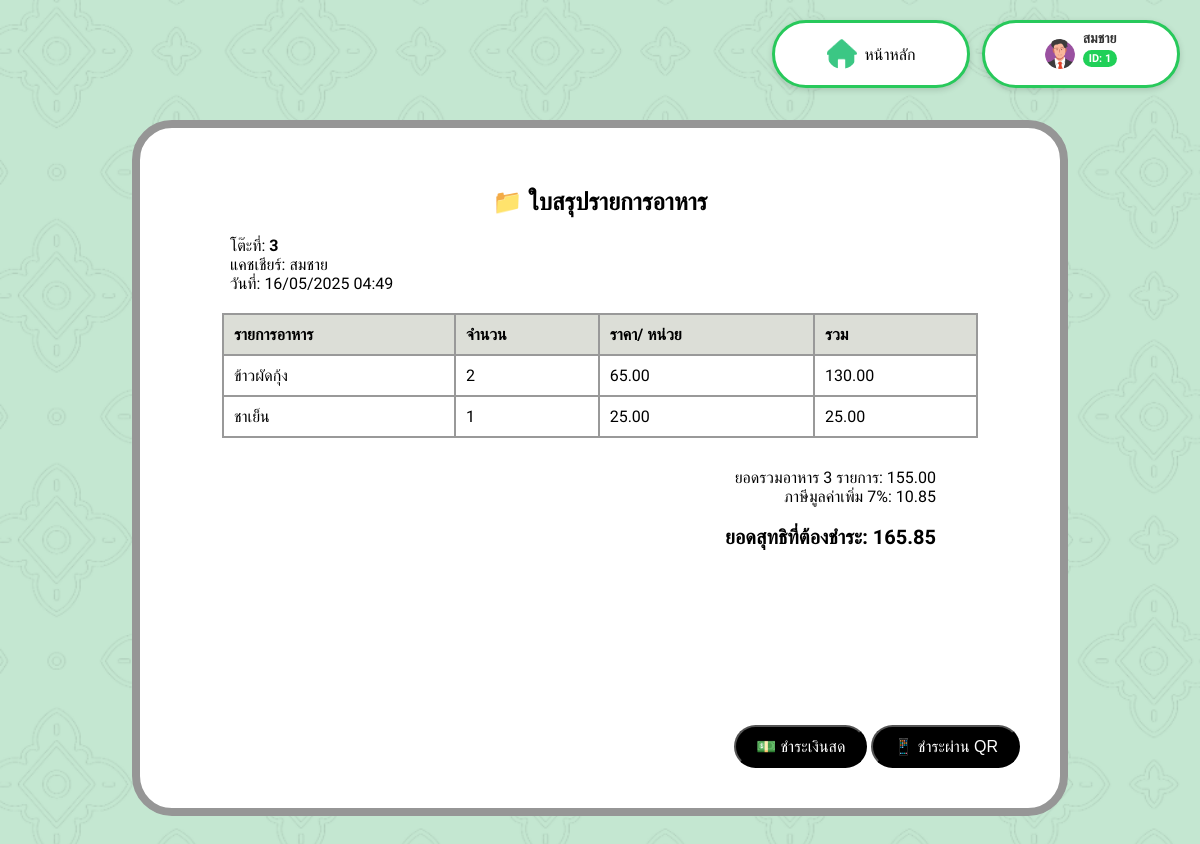
The page /payment.php?table=3 (signed in) on the database its author committed.
### tables this page shows
CREATE TABLE Employee (
    EmployeeID INT(6) AUTO_INCREMENT PRIMARY KEY,
    FName VARCHAR(50),
    LName VARCHAR(50),
    Password VARCHAR(12),
    Role VARCHAR(50),
    StartDate DATE,
    Phone CHAR(10),
    Email VARCHAR(50)
);

CREATE TABLE OrderDetail (
    OrderID INT(6),
    MenuID INT(3),
    MenuQuantity INT(2),
    UnitPrice DECIMAL(6,2),
    ItemNo INT(3),
    TotalPrice DECIMAL(6,2),
    Description VARCHAR(100),
    PRIMARY KEY (OrderID, ItemNo),
    FOREIGN KEY (OrderID) REFERENCES Orders(OrderID),
    FOREIGN KEY (MenuID) REFERENCES Menu(MenuID)
);

CREATE TABLE Menu (
    MenuID INT(3) AUTO_INCREMENT PRIMARY KEY,
    CategoryID INT(2),
    Name VARCHAR(50),
    Price DECIMAL(6,2),
    Status BOOLEAN,
    MenuDes VARCHAR(100),
    Picture VARCHAR(100),
    FOREIGN KEY (CategoryID) REFERENCES Category(CategoryID)
);

### payment.php (the view, shortened to what this page needs)
<?php
include 'backend/db_connect.php';
$employeeID = $_SESSION['EmployeeID'];
$stmt = $conn->prepare("SELECT FName, EmployeeID FROM Employee WHERE EmployeeID = ?");
$stmt->bind_param("i", $employeeID);
$stmt->execute();
$result = $stmt->get_result();
$profile = $result->fetch_assoc();
$tableNo = $_GET['table'] ?? null;
$sql = "
SELECT m.Name AS MenuName, od.MenuQuantity AS Quantity, od.UnitPrice, od.TotalPrice, o.OrderID
FROM Orders o
JOIN OrderDetail od ON o.OrderID = od.OrderID
JOIN Menu m ON od.MenuID = m.MenuID
WHERE o.TableNo = ? AND o.Status != 6
";
$stmt = $conn->prepare($sql);
$stmt->bind_param("i", $tableNo);
$stmt->execute();
$result = $stmt->get_result();
$items = [];
$totalQty = 0;
$totalPrice = 0;
while ($row = $result->fetch_assoc()) {
    $name = $row['MenuName'];
    $qty = (int)$row['Quantity'];
    $price = (float)$row['UnitPrice'];
    $discount = 0;
    $subtotal = $qty * $price;
    $items[] = [
        'name' => $name,
        'qty' => $qty,
        'price' => $price,
        'discount' => $discount,
        'total' => round($subtotal, 2)
    ];
    $totalQty += $qty;
    $totalPrice += $subtotal;
}
$vat = round($totalPrice * 0.07, 2);
$grandTotal = round($totalPrice + $vat, 2);
?>
<!DOCTYPE html>
<html lang="th">
<head>
  <link rel="stylesheet" href="css/payment.css">
</head>
<body>
<div class="top-bar">
  <div class="home-button" onclick="location.href='staff_dashboard.php'">
    <img src="pics/Home_icon.png">
    <p>หน้าหลัก</p>
  </div>
  <div class="profile-box">
    <img src="img/picture/Profile_guy.png" alt="Profile Picture">
    <div class="profile-label">
      <p class="profile-name"><?php echo htmlspecialchars($profile['FName']); ?></p>
      <p class="profile-id">ID: <?php echo htmlspecialchars($profile['EmployeeID']); ?></p>
    </div>
  </div>
</div>
<div class="container">
  <h2>📁 ใบสรุปรายการอาหาร</h2>
  <div class="info">
    โต๊ะที่: <b><?= htmlspecialchars($tableNo) ?></b><br>
    แคชเชียร์: <?= htmlspecialchars($profile['FName']) ?><br>
    วันที่: <?= date("d/m/Y H:i") ?>
  </div>
  <table>
    <tr>
      <th>รายการอาหาร</th>
      <th>จำนวน</th>
      <th>ราคา/ หน่วย</th>
      <th>รวม</th>
    </tr>
    <?php foreach ($items as $item): ?>
    <tr>
      <td><?= htmlspecialchars($item['name']) ?></td>
      <td><?= $item['qty'] ?></td>
      <td><?= number_format($item['price'], 2) ?></td>
      <td><?= number_format($item['total'], 2) ?></td>
    </tr>
    <?php endforeach; ?>
  </table>
  <div class="summary">
    ยอดรวมอาหาร <?= $totalQty ?> รายการ: <?= number_format($totalPrice, 2) ?><br>
    ภาษีมูลค่าเพิ่ม 7%: <?= number_format($vat, 2) ?><br>
    <br>
    <span class="total">ยอดสุทธิที่ต้องชำระ: <?= number_format($grandTotal, 2) ?></span>
  </div>
  <div class="button-row">
    <form method="POST">
      <button type="submit" name="pay_method" value="เงินสด" class="pay-button">💵 ชำระเงินสด</button>
      <button type="submit" name="pay_method" value="QR" class="pay-button">📱 ชำระผ่าน QR</button>
    </form>
  </div>
</div>
</body>
</html>

### css/payment.css (style rules this page uses)
body { font-family: 'Sarabun', sans-serif; background: url('../pics/background.png'); background-size: cover; margin: 0; padding: 0; }
.top-bar { position: absolute; top: 20px; right: 20px; display: flex; gap: 12px; align-items: center; z-index: 1000; }
.home-button, .profile-box { display: flex; align-items: center; background-color: white; border: 3px solid #28c95b; border-radius: 40px; padding: 6px 16px; height: 50px; min-width: 160px; justify-content: center; box-shadow: 0px 2px 6px rgba(0, 0, 0, 0.15); }
.home-button img, .profile-box img { width: 30px; height: 30px; object-fit: cover; border-radius: 50%; margin-right: 8px; }
.profile-label { display: flex; flex-direction: column; justify-content: center; line-height: 1.2; }
.profile-name { font-size: 14px; font-weight: bold; color: #333; margin: 0; padding: 0; }
.profile-id { font-size: 11px; background-color: #20d058; color: white; padding: 2px 6px; border-radius: 15px; font-weight: bold; margin-top: 3px; display: inline-block; width: fit-content; }
.container { background-color: white; width: 70%; margin: 120px auto; padding: 40px; border-radius: 40px; border: 8px solid #969696; height: 600px; display: flex; flex-direction: column; justify-content: space-between; }
h2 { text-align: center; margin-bottom: 20px; }
.info { margin-left: 50px; margin-bottom: 20px; font-size: 16px; }
table { width: 90%; margin: 0 auto; border-collapse: collapse; background-color: white; }
th { background-color: #DCDED7; font-weight: bold; text-align: left; border: 2px solid #999; padding: 10px; }
td { border: 2px solid #999; padding: 10px; text-align: left; }
.summary { width: 90%; margin-top: 30px; text-align: right; font-size: 16px; padding-bottom: 20px; }
.total { display: block; font-weight: bold; font-size: 20px; }
.button-row { display: flex; justify-content: center; gap: 20px; align-self: flex-end; margin-top: auto; }
.pay-button { background-color: black; color: white; border-radius: 25px; padding: 10px 20px; font-size: 16px; align-items: center; gap: 10px; cursor: pointer; }

### rows shown on the page
employee: FName "สมชาย", EmployeeID "1"
orderdetail: MenuID.Name "ข้าวผัดกุ้ง", MenuQuantity "2", price "65.00", total "130.00"
orderdetail: MenuID.Name "ชาเย็น", MenuQuantity "1", price "25.00", total "25.00"

### other values the page prints
$tableNo "3"
$totalQty "3"
$totalPrice "155.00"
$vat "10.85"
$grandTotal "165.85"
